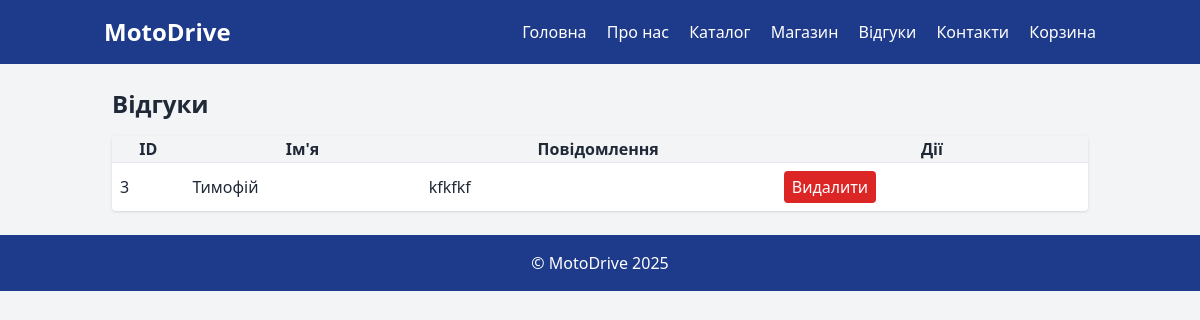
The page /admin/feedbacks (signed in) on the database its author committed.
### tables this page shows
CREATE TABLE feedback (
        id INTEGER PRIMARY KEY AUTOINCREMENT,
        name TEXT NOT NULL,
        message TEXT NOT NULL,
        created_at DATETIME DEFAULT CURRENT_TIMESTAMP
    );

### routes/admin.py (the view)
@admin_bp.route('/feedbacks')
def admin_feedbacks():
    if not admin_required():
        return redirect(url_for('admin.login'))
    items = get_feedbacks()
    return render_template('admin/feedbacks.html', items=items)

### models.py (called while the page is built)
def get_connection():
    conn = sqlite3.connect(DB_NAME)
    conn.row_factory = sqlite3.Row
    return conn

def get_feedbacks():
    conn = get_connection()
    c = conn.cursor()
    c.execute('SELECT * FROM feedback ORDER BY created_at DESC')
    rows = c.fetchall()
    conn.close()
    return rows

### routes/admin.py (called while the page is built)
def admin_required():
    return session.get('user_role') == 'admin'

### templates/admin/feedbacks.html (shortened to what this page needs)
{% extends 'base.html' %}
{% block content %}
<h1 class="text-2xl font-bold mb-4">Відгуки</h1>
<table class="w-full bg-white rounded shadow">
  <thead class="bg-gray-100"><tr><th>ID</th><th>Ім'я</th><th>Повідомлення</th><th>Дії</th></tr></thead>
  <tbody>
    {% for it in items %}
    <tr class="border-t">
      <td class="p-2">{{ it['id'] }}</td>
      <td class="p-2">{{ it['name'] }}</td>
      <td class="p-2">{{ it['message'] }}</td>
      <td class="p-2">
        <form action="/admin/feedbacks/delete/{{ it['id'] }}" method="post" style="display:inline">
          <button class="bg-red-600 text-white px-2 py-1 rounded">Видалити</button>
        </form>
      </td>
    </tr>
    {% endfor %}
  </tbody>
</table>
{% endblock %}

### rows shown on the page
feedback: id "3", name "Тимофій", message "kfkfkf"
